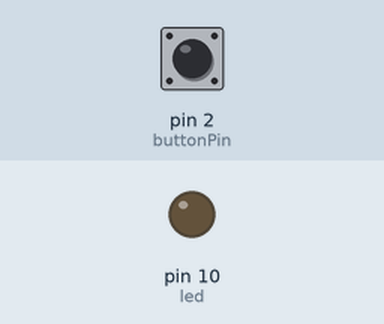
Recording of a sketch running on a simulated Arduino Uno, built with avr-gcc and run on an emulated ATmega328P. Shown: output pins drawn as LEDs (lit = HIGH). The inputs (shaded band) are chosen by the test bench; at power-on: pin 2 (buttonPin) LOW.

Above: at 1.2 s.
1.3 s: pin 2 (buttonPin) pulled HIGH for 0.15 s
At 4.6 s:
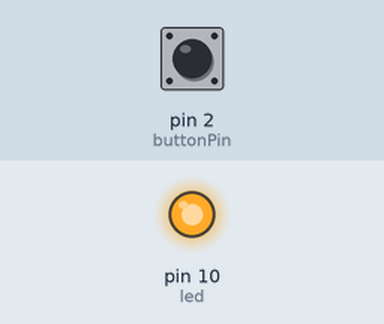
Timing chart, 0 to 10.4 s (numbered marks = the images above; inputs shaded):
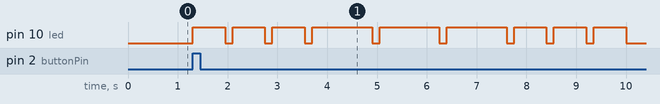

Measured:
- after the input at 1.3 s, pin 10 (led): LOW → HIGH at once, → LOW 0.65 s later, → HIGH 0.15 s later, → LOW 0.65 s later, … (18 changes in this stretch)

The sketch:

Lesson2B.ino
```cpp
 // set pin numbers:
int buttonPin = 2;     // the number of the pushbutton pin
int led =  10    ;      // the number of the LED pin

// variables will change:
int buttonState = 0;         // variable for reading the pushbutton status

void setup() {
  // initialize the LED pin as an output:
  pinMode(led, OUTPUT);
  // initialize the pushbutton pin as an input:
  pinMode(buttonPin, INPUT);
}

void loop() {
  // read the state of the pushbutton value:
  buttonState = digitalRead(buttonPin);

  // check if the pushbutton is pressed.
  // if it is, the buttonState is HIGH:
  if (buttonState == HIGH) {
    digitalWrite(led, HIGH);   // turn the LED on (HIGH is the voltage level)
    delay(650);                // wait for 650ms
    digitalWrite(led, LOW);    // turn the LED off by making the voltage LOW
    delay(150);                // wait for 150ms
    digitalWrite(led, HIGH);   // turn the LED on (HIGH is the voltage level)
    delay(650);                // wait for 650ms
    digitalWrite(led, LOW);    // turn the LED off by making the voltage LOW
    delay(150);                // wait for 150ms
    digitalWrite(led, HIGH);   // turn the LED on (HIGH is the voltage level)
    delay(650);                // wait for a second
    digitalWrite(led, LOW);    // turn the LED off by making the voltage LOW
    delay(150);                // wait for 150ms


    digitalWrite(led, HIGH);   // turn the LED on (HIGH is the voltage level)
    delay(1200);               // wait for 1,2 seconds
    digitalWrite(led, LOW);    // turn the LED off by making the voltage LOW
    delay(150);                // wait for 150ms
    digitalWrite(led, HIGH);   // turn the LED on (HIGH is the voltage level)
    delay(1200);               // wait for 1,2 seconds
    digitalWrite(led, LOW);    // turn the LED off by making the voltage LOW
    delay(150);                // wait for 150ms
    digitalWrite(led, HIGH);   // turn the LED on (HIGH is the voltage level)
    delay(1200);               // wait for 1,2 seconds
    digitalWrite(led, LOW);    // turn the LED off by making the voltage LOW
    delay(150);                // wait for 150ms

    digitalWrite(led, HIGH);   // turn the LED on (HIGH is the voltage level)
    delay(650);                // wait for 650ms
    digitalWrite(led, LOW);    // turn the LED off by making the voltage LOW
    delay(150);                // wait for 150ms
    digitalWrite(led, HIGH);   // turn the LED on (HIGH is the voltage level)
    delay(650);                // wait for 650ms
    digitalWrite(led, LOW);    // turn the LED off by making the voltage LOW
    delay(150);                // wait for 150ms
    digitalWrite(led, HIGH);   // turn the LED on (HIGH is the voltage level)
    delay(650);                // wait for 650ms
    digitalWrite(led, LOW);    // turn the LED off by making the voltage LOW
                               // wait for 2 secconds before starting the loop again

 } else {
    digitalWrite(led, LOW);    // turn LED off
  }
}
```
